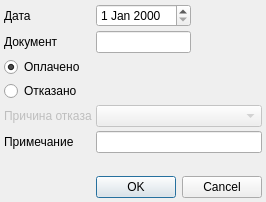
<ui version="4.0" >
 <class>PayStatusDialog</class>
 <widget class="QDialog" name="PayStatusDialog" >
  <property name="windowModality" >
   <enum>Qt::ApplicationModal</enum>
  </property>
  <property name="geometry" >
   <rect>
    <x>0</x>
    <y>0</y>
    <width>266</width>
    <height>202</height>
   </rect>
  </property>
  <property name="windowTitle" >
   <string>Подтверждение оплаты</string>
  </property>
  <layout class="QGridLayout" >
   <property name="leftMargin" >
    <number>4</number>
   </property>
   <property name="topMargin" >
    <number>4</number>
   </property>
   <property name="rightMargin" >
    <number>4</number>
   </property>
   <property name="bottomMargin" >
    <number>4</number>
   </property>
   <property name="horizontalSpacing" >
    <number>4</number>
   </property>
   <property name="verticalSpacing" >
    <number>4</number>
   </property>
   <item row="2" column="1" colspan="2" >
    <spacer>
     <property name="orientation" >
      <enum>Qt::Horizontal</enum>
     </property>
     <property name="sizeHint" >
      <size>
       <width>201</width>
       <height>20</height>
      </size>
     </property>
    </spacer>
   </item>
   <item row="1" column="1" >
    <widget class="QLineEdit" name="edtNumber" >
     <property name="maxLength" >
      <number>20</number>
     </property>
    </widget>
   </item>
   <item row="2" column="0" >
    <widget class="QRadioButton" name="rbnAccepted" >
     <property name="text" >
      <string>Оплачено</string>
     </property>
     <property name="checked" >
      <bool>true</bool>
     </property>
    </widget>
   </item>
   <item row="1" column="0" >
    <widget class="QLabel" name="lblNumber" >
     <property name="text" >
      <string>Документ</string>
     </property>
     <property name="buddy" >
      <cstring>edtNumber</cstring>
     </property>
    </widget>
   </item>
   <item row="0" column="0" >
    <widget class="QLabel" name="lblDate" >
     <property name="text" >
      <string>Дата</string>
     </property>
     <property name="buddy" >
      <cstring>edtDate</cstring>
     </property>
    </widget>
   </item>
   <item row="3" column="0" >
    <widget class="QRadioButton" name="rbnRefused" >
     <property name="text" >
      <string>Отказано</string>
     </property>
    </widget>
   </item>
   <item row="4" column="0" >
    <widget class="QLabel" name="lblPayRefuseType" >
     <property name="enabled" >
      <bool>false</bool>
     </property>
     <property name="text" >
      <string>Причина отказа</string>
     </property>
     <property name="buddy" >
      <cstring>cmbRefuseType</cstring>
     </property>
    </widget>
   </item>
   <item row="0" column="2" >
    <spacer>
     <property name="orientation" >
      <enum>Qt::Horizontal</enum>
     </property>
     <property name="sizeHint" >
      <size>
       <width>81</width>
       <height>20</height>
      </size>
     </property>
    </spacer>
   </item>
   <item row="1" column="2" >
    <spacer>
     <property name="orientation" >
      <enum>Qt::Horizontal</enum>
     </property>
     <property name="sizeHint" >
      <size>
       <width>81</width>
       <height>20</height>
      </size>
     </property>
    </spacer>
   </item>
   <item row="3" column="1" colspan="2" >
    <spacer>
     <property name="orientation" >
      <enum>Qt::Horizontal</enum>
     </property>
     <property name="sizeHint" >
      <size>
       <width>201</width>
       <height>20</height>
      </size>
     </property>
    </spacer>
   </item>
   <item row="6" column="0" >
    <spacer>
     <property name="orientation" >
      <enum>Qt::Vertical</enum>
     </property>
     <property name="sizeHint" >
      <size>
       <width>20</width>
       <height>21</height>
      </size>
     </property>
    </spacer>
   </item>
   <item row="7" column="0" colspan="3" >
    <widget class="QDialogButtonBox" name="buttonBox" >
     <property name="orientation" >
      <enum>Qt::Horizontal</enum>
     </property>
     <property name="standardButtons" >
      <set>QDialogButtonBox::Cancel|QDialogButtonBox::NoButton|QDialogButtonBox::Ok</set>
     </property>
    </widget>
   </item>
   <item row="4" column="1" colspan="2" >
    <widget class="CRBComboBox" name="cmbRefuseType" >
     <property name="enabled" >
      <bool>false</bool>
     </property>
    </widget>
   </item>
   <item row="0" column="1" >
    <widget class="CDateEdit" name="edtDate" />
   </item>
   <item row="5" column="1" colspan="2" >
    <widget class="QLineEdit" name="edtNote" />
   </item>
   <item row="5" column="0" >
    <widget class="QLabel" name="lblNote" >
     <property name="text" >
      <string>Примечание</string>
     </property>
    </widget>
   </item>
  </layout>
 </widget>
 <customwidgets>
  <customwidget>
   <class>CDateEdit</class>
   <extends>QDateEdit</extends>
   <header>library/DateEdit.h</header>
  </customwidget>
  <customwidget>
   <class>CRBComboBox</class>
   <extends>QComboBox</extends>
   <header>library/crbcombobox.h</header>
  </customwidget>
 </customwidgets>
 <tabstops>
  <tabstop>edtDate</tabstop>
  <tabstop>edtNumber</tabstop>
  <tabstop>rbnAccepted</tabstop>
  <tabstop>rbnRefused</tabstop>
  <tabstop>cmbRefuseType</tabstop>
  <tabstop>buttonBox</tabstop>
 </tabstops>
 <resources/>
 <connections>
  <connection>
   <sender>buttonBox</sender>
   <signal>accepted()</signal>
   <receiver>PayStatusDialog</receiver>
   <slot>accept()</slot>
   <hints>
    <hint type="sourcelabel" >
     <x>227</x>
     <y>171</y>
    </hint>
    <hint type="destinationlabel" >
     <x>153</x>
     <y>172</y>
    </hint>
   </hints>
  </connection>
  <connection>
   <sender>buttonBox</sender>
   <signal>rejected()</signal>
   <receiver>PayStatusDialog</receiver>
   <slot>reject()</slot>
   <hints>
    <hint type="sourcelabel" >
     <x>235</x>
     <y>171</y>
    </hint>
    <hint type="destinationlabel" >
     <x>244</x>
     <y>172</y>
    </hint>
   </hints>
  </connection>
  <connection>
   <sender>rbnRefused</sender>
   <signal>toggled(bool)</signal>
   <receiver>cmbRefuseType</receiver>
   <slot>setEnabled(bool)</slot>
   <hints>
    <hint type="sourcelabel" >
     <x>45</x>
     <y>87</y>
    </hint>
    <hint type="destinationlabel" >
     <x>103</x>
     <y>103</y>
    </hint>
   </hints>
  </connection>
  <connection>
   <sender>rbnRefused</sender>
   <signal>toggled(bool)</signal>
   <receiver>lblPayRefuseType</receiver>
   <slot>setEnabled(bool)</slot>
   <hints>
    <hint type="sourcelabel" >
     <x>20</x>
     <y>86</y>
    </hint>
    <hint type="destinationlabel" >
     <x>20</x>
     <y>106</y>
    </hint>
   </hints>
  </connection>
 </connections>
</ui>
